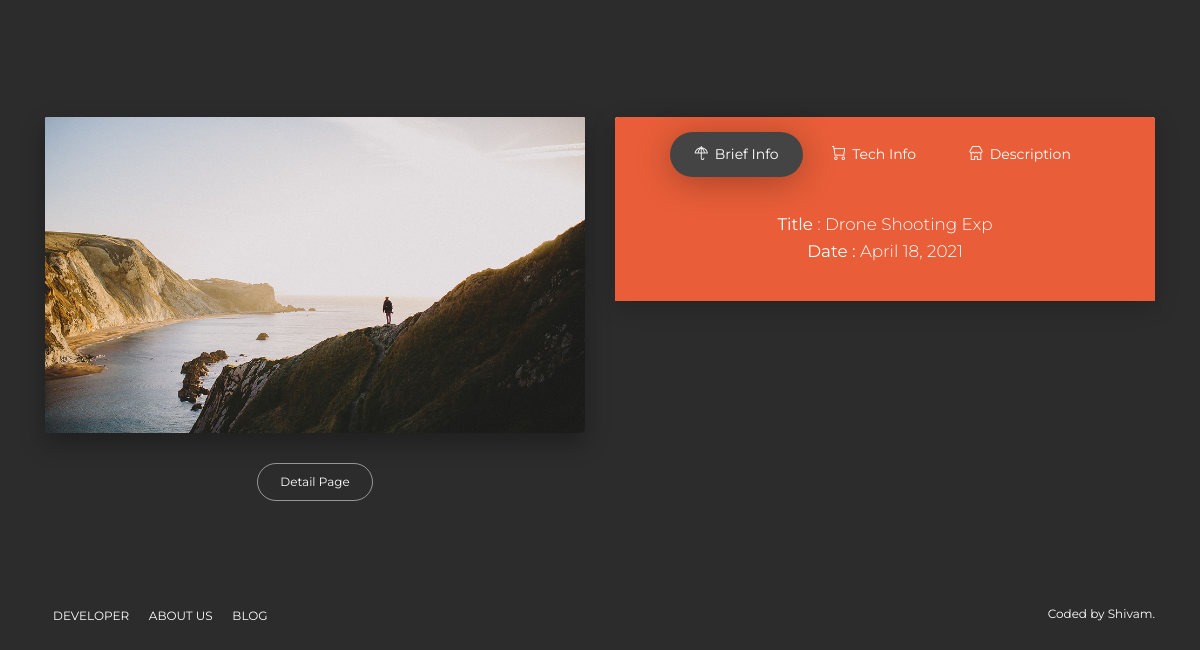
Before: /uavs/ (lower part) with the older database file.
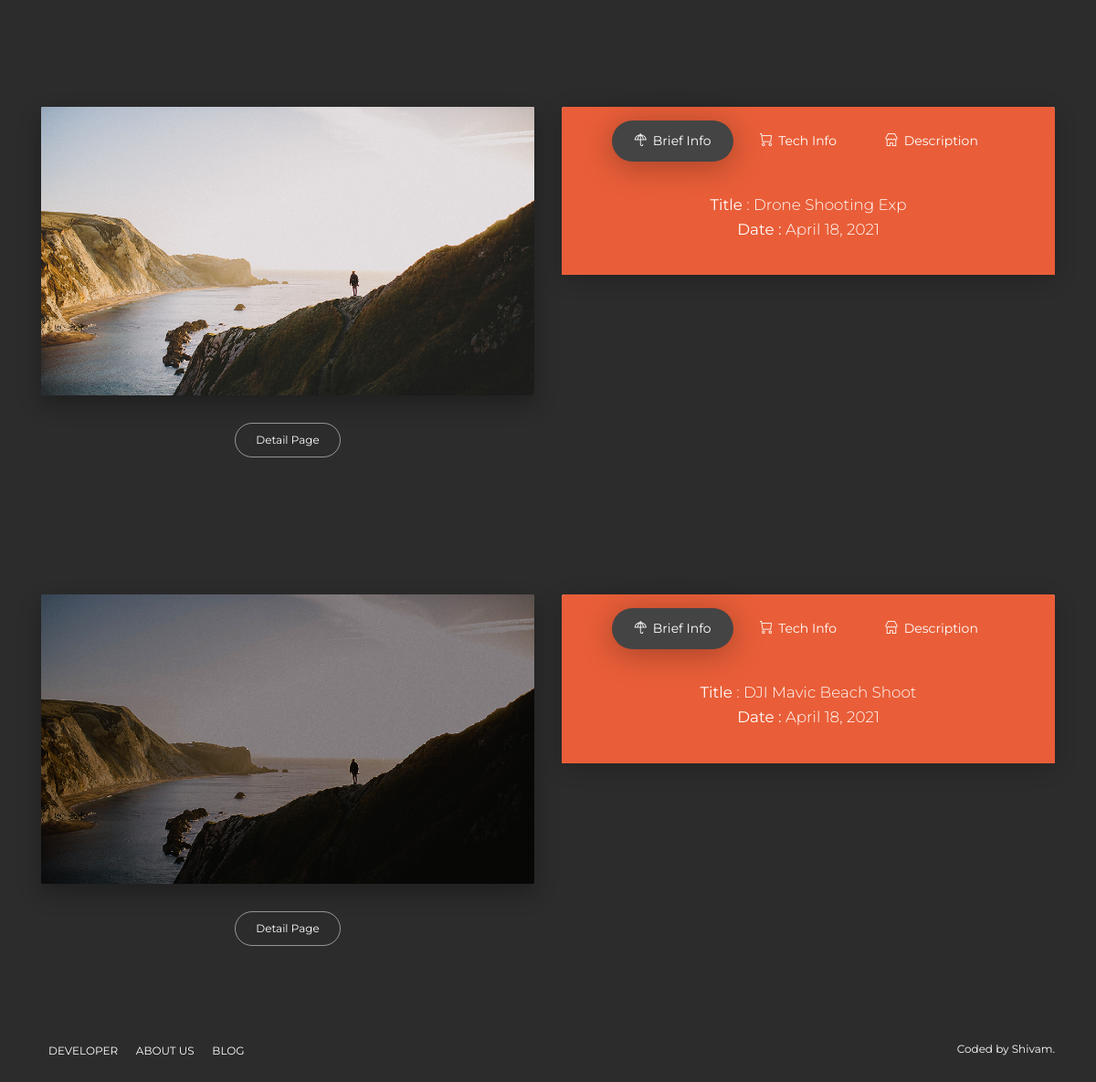
After: the same page with the newer database file.
### uav/models.py (models this page shows, shortened)
class UavPost(models.Model):
    title = models.CharField(max_length=200)
    description = models.TextField()
    image = models.ImageField(upload_to='images/',  blank=True)
    date = models.DateField()
    type = [
    ('BLDC','Electric motor'),
    ('IC', 'Internal combustion engine'),
    ]
    Rotor_type = models.CharField(max_length=4, choices=type, default='BLDC')
    RF_frequecy = models.DecimalField(max_digits=5, decimal_places=2)
    _unit_ = [('MHz','Mega Hertz'),
    ('GHz','Giga Hertz')]
    unit = models.CharField(max_length=3, choices=_unit_, default='GHz')
    user_name = models.ForeignKey(User, default=None, on_delete = models.CASCADE)

### uav/views.py (the view)
# urls.py: path('', views.all_uavs, name='all_uavs'),
def all_uavs(request):
    uav = UavPost.objects.order_by('-date')
    return render(request, 'uav/all_uavs.html', {'uavs':uav})

### uav/templates/uav/all_uavs.html (shortened to what this page needs)
{% extends 'micro/base.html' %}
{% load static %}
{% block content %}
<br>
<br>
{% for uav in uavs %}
<div class="section section-examples" data-background-color="black">
  <div class="container text-center">
    <div class="row">
      <div class="col">
        <a href="#">
          <img src="{{ uav.image.url }}" alt="Image" class="img-raised">
        </a>
        <a href="{% url 'uav:detail' uav.id %}" class="btn btn-outline-default btn-primary btn-round">Detail Page</a>
      </div>
        <div class="col-md-10 ml-auto col-xl-6 mr-auto ">
              <div class="card">
                <div class="card-header">
                  <ul class="nav nav-tabs justify-content-center" role="tablist" data-background-color="orange">
                    <li class="nav-item">
                      <a class="nav-link active" data-toggle="tab" href="#home{{ uav.id }}" role="tab">
                        <i class="now-ui-icons objects_umbrella-13"></i> Brief Info
                      </a>
                    </li>
                    <li class="nav-item">
                      <a class="nav-link" data-toggle="tab" href="#profile{{ uav.id }}" role="tab">
                        <i class="now-ui-icons shopping_cart-simple"></i> Tech Info
                      </a>
                    </li>
                    <li class="nav-item">
                      <a class="nav-link" data-toggle="tab" href="#messages{{ uav.id }}" role="tab">
                        <i class="now-ui-icons shopping_shop"></i> Description
                      </a>
                    </li>
                  </ul>
                </div>
                <div class="card-body" data-background-color="orange">
                  <div class="tab-content text-center" >
                    <div class="tab-pane active" id="home{{ uav.id }}" role="tabpanel" >
                      <p ><b> Title </b> : {{ uav.title }} <br>
                          <b>    Date :  </b>{{ uav.date }} </p>
                    </div>
                  </div>
                  </div>
                  </div>
                  </div>
      </div>
    </div>
  </div>
  {% endfor %}
{% endblock %}

Changed rows visible on the page:
added UavPost: image (picture), title "DJI Mavic Beach Shoot", date "April 18, 2021"
